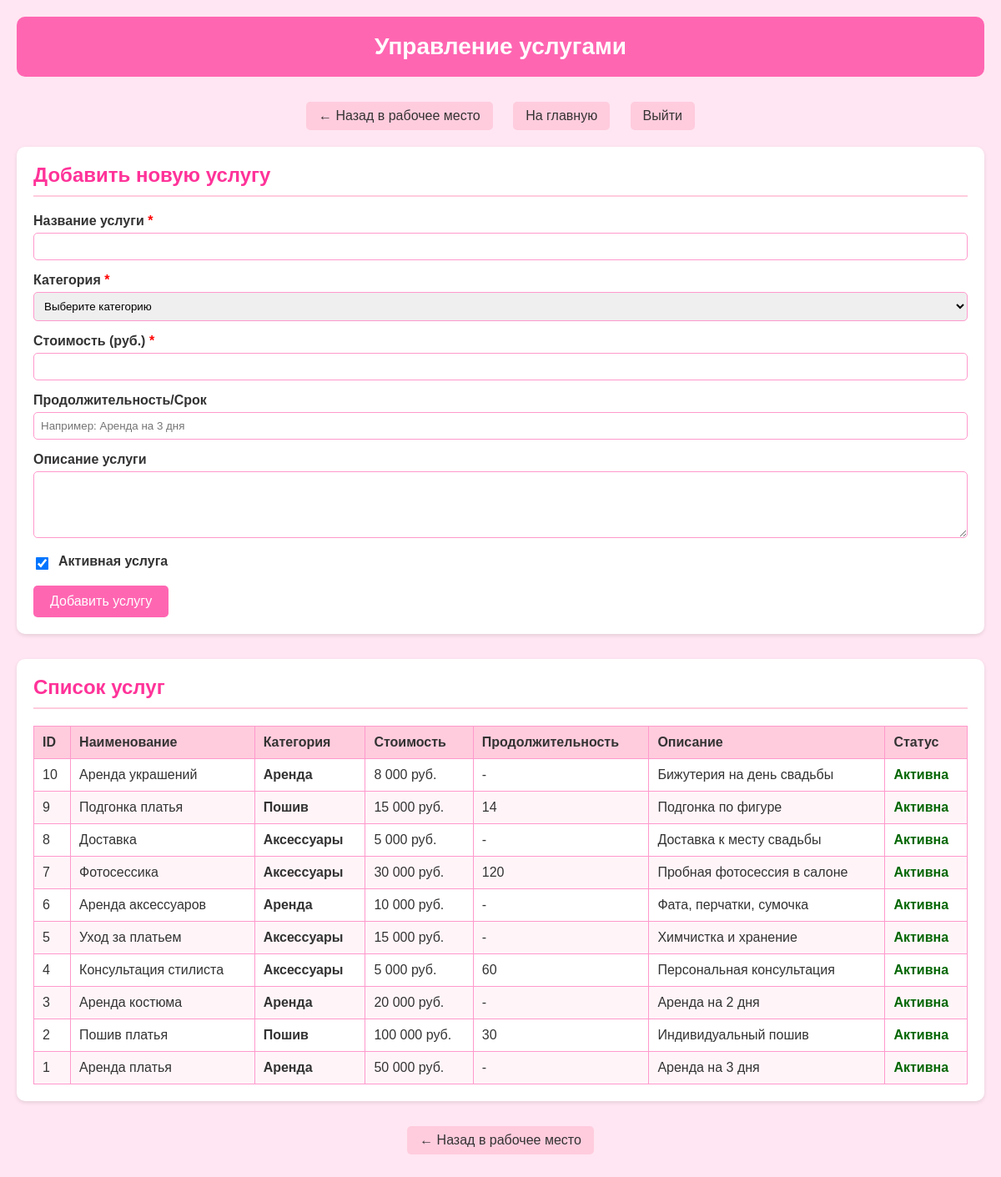
/services.php (signed in), run on the app's committed database.
### tables this page shows
CREATE TABLE `services` (
  `ServiceID` int(11) NOT NULL,
  `ServiceName` varchar(100) NOT NULL,
  `Category` varchar(50) DEFAULT NULL,
  `Price` decimal(10,2) NOT NULL,
  `Duration` int(11) DEFAULT NULL,
  `Description` text DEFAULT NULL,
  `IsActive` tinyint(1) DEFAULT 1
);

### services.php (the view, shortened to what this page needs)
<?php
$host = 'localhost';
$dbname = 'weddingsalondb';
$username = 'root';
$password = '';
try {
    $pdo = new PDO("mysql:host=$host;dbname=$dbname;charset=utf8", $username, $password);
    $pdo->setAttribute(PDO::ATTR_ERRMODE, PDO::ERRMODE_EXCEPTION);
} catch(PDOException $e) {
    die("Ошибка подключения к базе данных: " . $e->getMessage());
}
$services = [];
try {
    $stmt = $pdo->query("SELECT * FROM services ORDER BY ServiceID DESC");
    $services = $stmt->fetchAll(PDO::FETCH_ASSOC);
} catch(PDOException $e) {
    $error = 'Ошибка при загрузке списка услуг: ' . $e->getMessage();
}
?>
<!DOCTYPE html>
<html lang="ru">
<head>
</head>
<body>
    <div class="header">
        <h1>Управление услугами</h1>
    </div>
    <div class="nav-links">
        <a href="workplace.php" class="nav-link">← Назад в рабочее место</a>
        <a href="index.php" class="nav-link">На главную</a>
        <a href="logout.php" class="nav-link">Выйти</a>
    </div>
    <div class="section">
        <h2 class="section-title">Добавить новую услугу</h2>
        <form method="POST" action="">
            <div class="form-group">
                <label for="service_name">Название услуги <span class="required">*</span></label>
                <input type="text" id="service_name" name="service_name" required
                       value="<?php echo htmlspecialchars($_POST['service_name'] ?? ''); ?>">
            </div>
            <div class="form-group">
                <label for="category">Категория <span class="required">*</span></label>
                <select id="category" name="category" required>
                    <option value="">Выберите категорию</option>
                </select>
            </div>
            <div class="form-group">
                <label for="price">Стоимость (руб.) <span class="required">*</span></label>
                <input type="number" id="price" name="price" required min="0" step="1000"
                       value="<?php echo htmlspecialchars($_POST['price'] ?? ''); ?>">
            </div>
            <div class="form-group">
                <label for="duration">Продолжительность/Срок</label>
                <input type="text" id="duration" name="duration"
                       placeholder="Например: Аренда на 3 дня"
                       value="<?php echo htmlspecialchars($_POST['duration'] ?? ''); ?>">
            </div>
            <div class="form-group">
                <label for="description">Описание услуги</label>
                <textarea id="description" name="description"><?php echo htmlspecialchars($_POST['description'] ?? ''); ?></textarea>
            </div>
            <div class="form-group">
                <div class="checkbox-group">
                    <input type="checkbox" id="is_active" name="is_active" value="1"
                           <?php echo (isset($_POST['is_active']) || !isset($_POST['add_service'])) ? 'checked' : ''; ?>>
                    <label for="is_active">Активная услуга</label>
                </div>
            </div>
            <button type="submit" name="add_service" class="submit-btn">Добавить услугу</button>
        </form>
    </div>
    <div class="section">
        <h2 class="section-title">Список услуг</h2>
        <?php if (empty($services)): ?>
            <p>Услуг пока нет.</p>
        <?php else: ?>
            <table class="services-table">
                <thead>
                    <tr>
                        <th>ID</th>
                        <th>Наименование</th>
                        <th>Категория</th>
                        <th>Стоимость</th>
                        <th>Продолжительность</th>
                        <th>Описание</th>
                        <th>Статус</th>
                    </tr>
                </thead>
                <tbody>
                    <?php foreach ($services as $service): ?>
                    <tr>
                        <td><?php echo htmlspecialchars($service['ServiceID']); ?></td>
                        <td><?php echo htmlspecialchars($service['ServiceName']); ?></td>
                        <td class="category-column"><?php echo htmlspecialchars($service['Category']); ?></td>
                        <td class="price"><?php echo number_format($service['Price'], 0, '', ' ') . ' руб.'; ?></td>
                        <td><?php echo htmlspecialchars($service['Duration'] ?? '-'); ?></td>
                        <td><?php echo htmlspecialchars($service['Description'] ?? '-'); ?></td>
                        <td class="<?php echo $service['IsActive'] ? 'active-yes' : 'active-no'; ?>">
                            <?php echo $service['IsActive'] ? 'Активна' : 'Неактивна'; ?>
                        </td>
                    </tr>
                    <?php endforeach; ?>
                </tbody>
            </table>
        <?php endif; ?>
    </div>
    <div class="nav-links">
        <a href="workplace.php" class="nav-link">← Назад в рабочее место</a>
    </div>
</body>
</html>

### services.php (style rules this page uses)
body { font-family: Arial, sans-serif; background-color: #ffe6f2; margin: 0; padding: 20px; color: #333; }
.header { background-color: #ff66b2; padding: 20px; text-align: center; border-radius: 10px; margin-bottom: 30px; color: white; }
.header h1 { margin: 0; font-size: 28px; }
.nav-links { text-align: center; margin-bottom: 20px; }
.nav-link { display: inline-block; margin: 0 10px; padding: 8px 15px; background-color: #ffccdd; color: #333; text-decoration: none; border-radius: 5px; }
.section { background-color: white; padding: 20px; border-radius: 10px; margin-bottom: 30px; box-shadow: 0 2px 5px rgba(0,0,0,0.1); }
.section-title { color: #ff3399; margin-top: 0; border-bottom: 2px solid #ffccdd; padding-bottom: 10px; }
.form-group { margin-bottom: 15px; }
label { display: block; margin-bottom: 5px; font-weight: bold; }
input[type="text"], input[type="number"], textarea, select { width: 100%; padding: 8px; border: 1px solid #ff99cc; border-radius: 5px; box-sizing: border-box; }
textarea { resize: vertical; height: 80px; }
.checkbox-group { display: flex; align-items: center; gap: 10px; }
input[type="checkbox"] { width: auto; transform: scale(1.2); }
.submit-btn { background-color: #ff66b2; color: white; border: none; padding: 10px 20px; border-radius: 5px; cursor: pointer; font-size: 16px; }
.services-table { width: 100%; border-collapse: collapse; margin-top: 20px; }
.services-table th, .services-table td { border: 1px solid #ff99cc; padding: 10px; text-align: left; }
.services-table th { background-color: #ffccdd; color: #333; font-weight: bold; }
.services-table tr:nth-child(even) { background-color: #fff5f9; }
.price { text-align: right; }
.active-yes { color: #006600; font-weight: bold; }
.required { color: #ff0000; }
.category-column { font-weight: bold; }

### data on the page
services: ServiceID "10", ServiceName "Аренда украшений", Category "Аренда", Price "8 000", Duration "-", Description "Бижутерия на день свадьбы", IsActive "Активна"
services: ServiceID "9", ServiceName "Подгонка платья", Category "Пошив", Price "15 000", Duration "14", Description "Подгонка по фигуре", IsActive "Активна"
services: ServiceID "8", ServiceName "Доставка", Category "Аксессуары", Price "5 000", Duration "-", Description "Доставка к месту свадьбы", IsActive "Активна"
services: ServiceID "7", ServiceName "Фотосессика", Category "Аксессуары", Price "30 000", Duration "120", Description "Пробная фотосессия в салоне", IsActive "Активна"
services: ServiceID "6", ServiceName "Аренда аксессуаров", Category "Аренда", Price "10 000", Duration "-", Description "Фата, перчатки, сумочка", IsActive "Активна"
services: ServiceID "5", ServiceName "Уход за платьем", Category "Аксессуары", Price "15 000", Duration "-", Description "Химчистка и хранение", IsActive "Активна"
services: ServiceID "4", ServiceName "Консультация стилиста", Category "Аксессуары", Price "5 000", Duration "60", Description "Персональная консультация", IsActive "Активна"
services: ServiceID "3", ServiceName "Аренда костюма", Category "Аренда", Price "20 000", Duration "-", Description "Аренда на 2 дня", IsActive "Активна"
services: ServiceID "2", ServiceName "Пошив платья", Category "Пошив", Price "100 000", Duration "30", Description "Индивидуальный пошив", IsActive "Активна"
services: ServiceID "1", ServiceName "Аренда платья", Category "Аренда", Price "50 000", Duration "-", Description "Аренда на 3 дня", IsActive "Активна"
